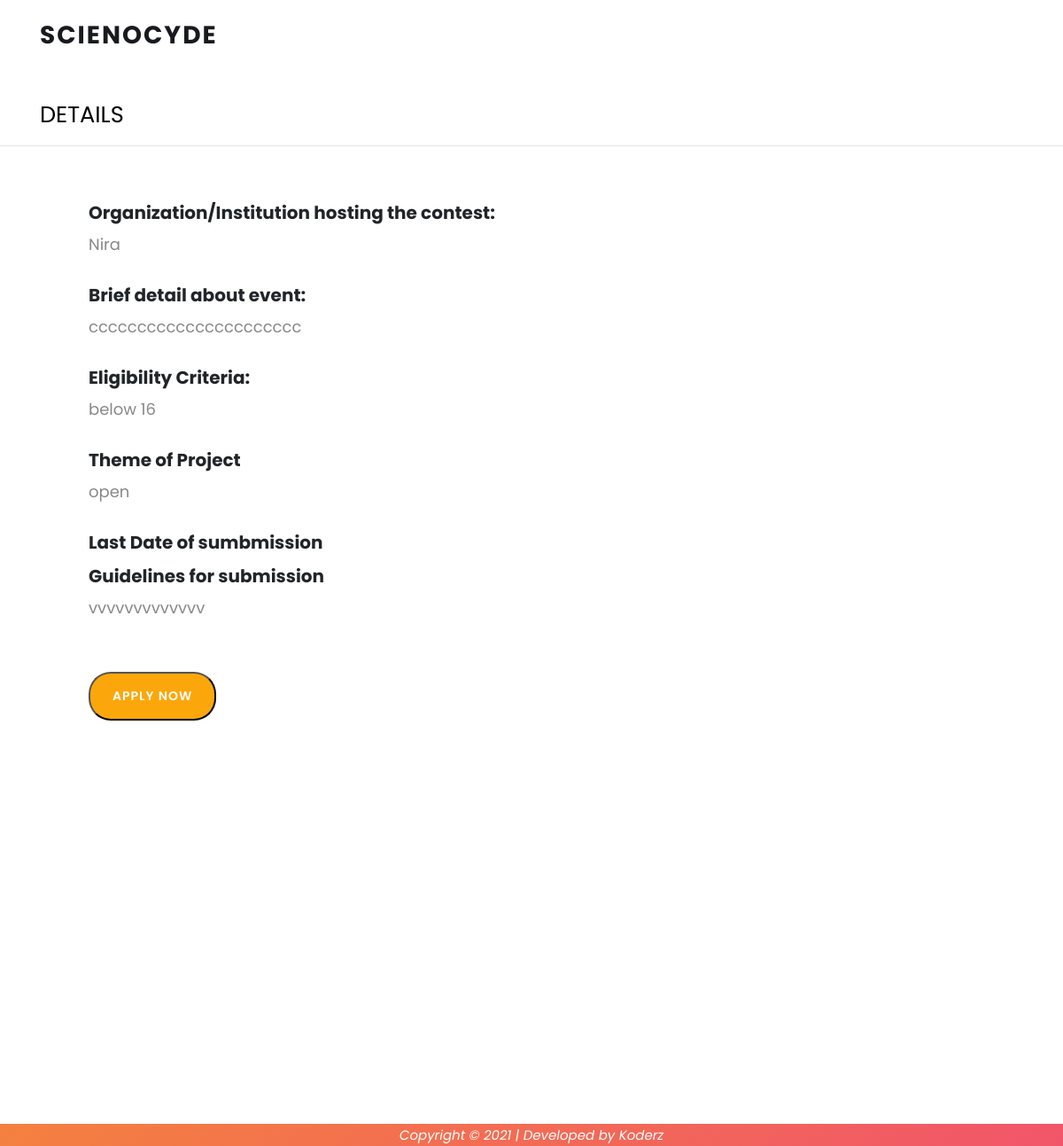
Screenshot of /core/applyto/2/ with the database file from the repository.
### core/models.py (models this page shows, shortened)
class Host(models.Model):
    username = models.CharField(max_length=50, default="null")
    full_name = models.CharField(max_length=150)
    email = models.EmailField(max_length=100)
    org = models.CharField(max_length=200)
    type_org = models.CharField(max_length=100, default="School")
    designation = models.CharField(max_length=150)
    phone = models.PositiveIntegerField()
    purpose = models.TextField()
    detail = models.TextField()
    theme = models.CharField(max_length=250)
    guidelines = models.TextField()
    elig_cri = models.TextField()
    last_sub = models.DateField(
        auto_now=False, auto_now_add=False, default=datetime.date.today
    )
    date = models.DateTimeField(auto_now_add=True)
    class Meta:
        ordering = ["-date"]

### core/views.py (the view)
# urls.py: path("applyto/<int:host_id>/", applyto, name="applyto"),
def applyto(request, host_id):
    host_id = host_id
    template_name = "core/applyto.html"
    host_obj = Host.objects.get(pk=host_id)
    context = {"host_obj": host_obj, "host_id": host_id}
    return render(request, template_name, context)

### templates/core/applyto.html (shortened to what this page needs)
{% extends 'base.html' %} {% load static %}  {% block body %}
<section class="section" id="about">
  <div class="container">
    <div class="form-element-html">
      <div>
        <div style="background-color: " class="heading-cover field-cover">
          <div
            style="
              text-align: left;
              font-size: 1.6em;
              padding-top: 10px;
              padding-bottom: ;
              color: #000000;
            "
            class="bold-"
          >
            <span>DETAILS</span>
          </div>
        </div>
      </div>
    </div>
  </div>
  <div
    data-identifier="field33"
    data-index="1"
    style="width: 100%"
    class="even form-element form-element-field33 options-false index-false form-element-1 default-false form-element-type-customText is-required-false -handle"
  >
    <div class="form-element-html">
      <div>
        <div
          class="absolute-false customText-cover field-cover"
          style="
            left: 20px;
            top: -20px;
            right: ;
            bottom: 100px;
            color: #b5b5b5 !important;
            background-color: ;
          "
        >
          <div class="full" style="text-align: left"><hr /></div>
        </div>
      </div>
    </div>
    <div style="margin-left: 5em; margin-top: 3em;font-size: 20px;">
      <label for="validationCustom01"
        ><b>Organization/Institution hosting the contest:</b></label>
      <p style="font-size: 18px;">{{ host_obj.org }}</p>
      <br />
      <label for="validationCustom01"><b>Brief detail about event: </b></label>
      <p style="font-size: 18px;">{{ host_obj.detail }}</p>
      <br />
      <label for="validationCustom01"><b>Eligibility Criteria: </b></label>
      <p style="font-size: 18px;">{{ host_obj.elig_cri }}</p>
      <br />
      <label for="validationCustom01"><b>Theme of Project </b></label>
      <p style="font-size: 18px;">{{ host_obj.theme }}</p>
      <br />
      <label for="validationCustom01"><b>Last Date of sumbmission </b></label>
      <label for="validationCustom01"><b>Guidelines for submission </b></label>
      <p style="font-size: 18px;">{{ host_obj.guidelines }}</p>
      <br /><br />
      <a href="{% url 'participant' host_id %}"
        ><button type="submit" class="main-button-slider">Apply Now</button></a
      >
    </div>
  </div>
</section>
{% endblock %} {% block extra_js %} {% endblock %}

### static_files/css/templatemo-lava.css (style rules this page uses)
html, body, div, span, applet, object, iframe, h1, h2, h3, h4, h5, h6, p, blockquote, div pre, a, abbr, acronym, address, big, cite, code, del, dfn, em, font, img, ins, kbd, q, s, samp, small, strike, strong, sub, sup, tt, var, b, u, i, center, dl, dt, dd, ol, ul, li, figure, header, nav, section, article, aside, footer, figcaption { margin: 0; padding: 0; border: 0; outline: 0; }
header, nav, section, article, aside, footer, hgroup { display: block; }
* { box-sizing: border-box; }
html, body { font-family: 'Poppins', sans-serif; font-weight: 400; background-color: #fff; font-size: 16px; -ms-text-size-adjust: 100%; -webkit-font-smoothing: antialiased; -moz-osx-font-smoothing: grayscale; }
a { text-decoration: none !important; }
p { font-size: 15px; line-height: 25px; color: #888; }
html, body { background: #fff; font-family: 'Poppins', sans-serif; }
button.main-button-slider { font-size: 14px; border-radius: 25px; padding: 15px 25px; background-color: #fba70b; text-transform: uppercase; color: #fff; font-weight: 600; letter-spacing: 1px; -webkit-transition: all 0.3s ease 0s; -moz-transition: all 0.3s ease 0s; -o-transition: all 0.3s ease 0s; transition: all 0.3s ease 0s; outline: none; }
#about { padding: 100px 0px; position: relative; z-index: 9; }

### rows the page displays
Host: org "Nira", detail "cccccccccccccccccccccc", elig_cri "below 16", theme "open", guidelines "vvvvvvvvvvvvv"
